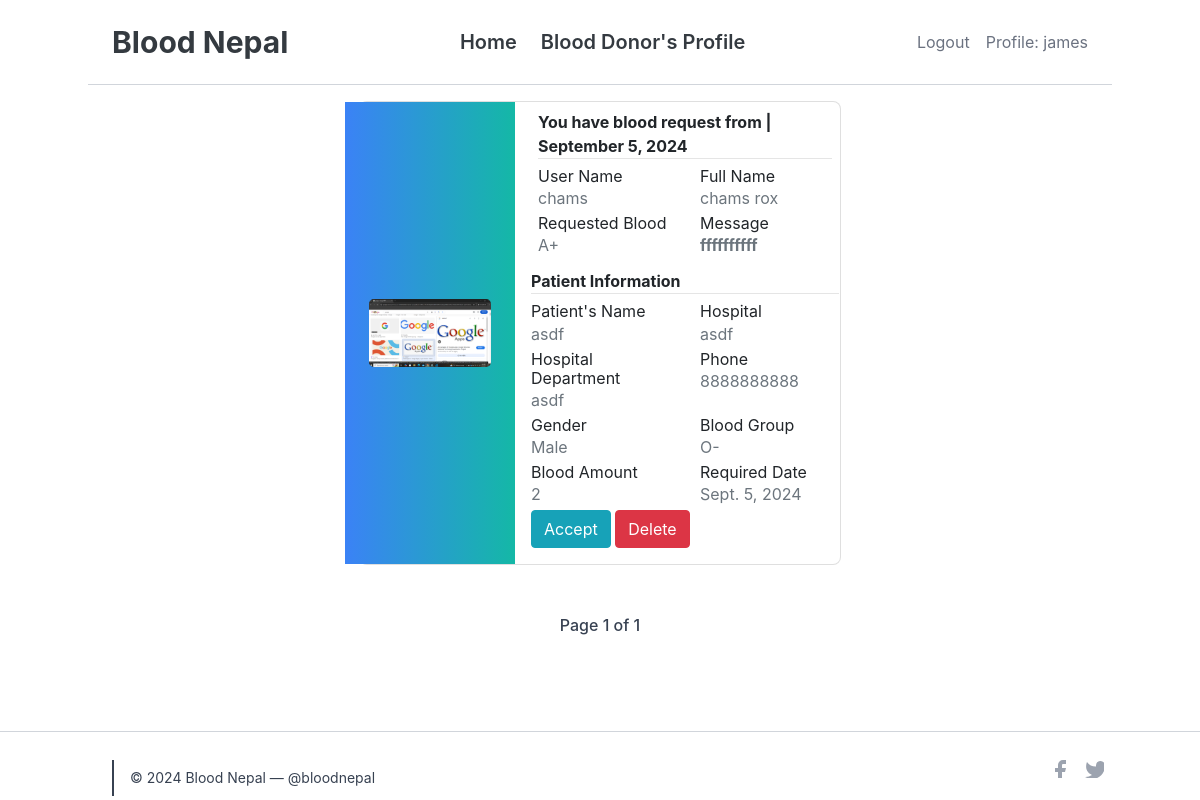
The page /request-received (signed in) on the database its author committed.
### profile_/models.py (models this page shows, shortened)
class Patient(models.Model):
    user = models.ForeignKey(User, on_delete = models.CASCADE,null= True)
    blood_request_sent_by = models.ForeignKey(SignUp,related_name='sent_by',verbose_name = "sender" , on_delete=models.PROTECT, null=True, blank=True)
    blood_request_sent_to = models.ForeignKey(SignUp,related_name='sent_to',verbose_name= "receiver",  on_delete=models.PROTECT, null=True, blank=False)
    message = models.TextField(max_length = 50, null=True)
    patients_name = models.CharField(max_length = 20)
    hospital = models.CharField(max_length = 20, null=True)
    patients_department = models.CharField(max_length = 120)
    patients_gender = models.CharField(max_length=6, choices= GenderChoices, null=True, default='Male')
    patients_phone = models.CharField(max_length=10, null=True,blank=True)
    patients_blood_group = models.CharField(choices=Blood_Group_Choices,max_length=3,null= True)
    blood_pint = models.IntegerField(null=True)
    required_date = models.DateField(null=True)
    created_at = models.DateTimeField(auto_now_add=True, null= True)
    requisition_form = models.ImageField(upload_to = 'patientsForm/')

class SignUp(models.Model):
    user = models.OneToOneField(User, on_delete = models.CASCADE , unique=True)
    full_name = models.CharField(max_length = 120, null=False, blank=False )
    email = models.EmailField(unique=True, null=False, blank=False)
    phone = models.CharField(max_length=10,null=True)
    gender = models.CharField(max_length=6, choices= GenderChoices , default='Male')
    profile_photo = models.ImageField(upload_to = 'images/')
    location = models.CharField(max_length=40)
    blood_group = models.CharField(choices=Blood_Group_Choices,max_length=3)
    weight = models.IntegerField( null=True, blank=False)
    ready_to_donate = models.CharField(choices=R_CHOICES ,null=True, max_length=4)
    last_donation = models.DateField(null=True)
    class Meta:
        unique_together = ('email','phone')

### profile_/views.py (the view)
# urls.py: path("request-received", Received.as_view(), name="request-received"),
class Received(Sent):
    template_name = "profile/received.html"
    def get_queryset(self):
        user = self.request.user
        try:
            sign_up = SignUp.objects.get(user=user)
            return Patient.objects.filter(blood_request_sent_to=sign_up)
        except SignUp.DoesNotExist:
            messages.success(self.request, 'You have not received any blood request yet.')
    def get_context_data(self, **kwargs):
        context = super().get_context_data(**kwargs)
        context['username'] = self.request.user.username
        context['current_date'] = timezone.now().date()
        return context

### profile_/views.py (called while the page is built)
    def get_context_data(self):
        context = super().get_context_data()
        context['username'] = self.request.user.username
        context['current_date'] = timezone.now().date()
        return context

### profile_/templates/profile/received.html (shortened to what this page needs)
{% extends "profile/base.html" %}
{% block hero %}
    {% for patient in patients %}
    <section class="vh-40 bg-white">
        <div class="container py-3 h-15">
            <div class="row d-flex justify-content-center align-items-center h-100">
                <div class="col col-lg-6 mb-2 mb-lg-0">
                    <div class="card mb-2" style="border-radius: .5rem;">
                        <div class="row g-0">
                            <div class="w-1/3 bg-gradient-to-r from-blue-500 to-teal-500 flex items-center justify-center p-4">
                                <a href="{{ patient.requisition_form.url }}">
                                    <img src="{{ patient.requisition_form.url }}" alt="Profile Photo" class="w-72 h-auto rounded-lg" title="Requisition Form">
                                </a>
                            </div>
                            <div class="col-md-8">
                                <div class="card-body p-2">
                                    <strong>You have blood request from | {{ patient.created_at|date:"F j, Y" }}</strong>
                                    <hr class="mt-0 mb-1">
                                    <div class="row pt-1">
                                        <div class="col-6 mb-1">
                                            <h6>User Name</h6>
                                            <p class="text-muted">{{ patient.blood_request_sent_by.user }}</p>
                                        </div>
                                        <div class="col-6 mb-1">
                                            <h6>Full Name</h6>
                                            <p class="text-muted">{{ patient.blood_request_sent_by.full_name }}</p>
                                        </div>
                                        <div class="col-6 mb-1">
                                            <h6>Requested Blood</h6>
                                            <p class="text-muted">{{ patient.blood_request_sent_by.blood_group }}</p>
                                        </div>
                                        <div class="col-6 mb-1">
                                            <h6>Message</h6>
                                            <p class="text-muted"><strong>{{ patient.message }}</strong></p>
                                        </div>
                                        <div class="card-body p-2">
                                            <strong>Patient Information</strong>
                                            <hr class="mt-0 mb-1">
                                            <div class="row pt-1">
                                                <div class="col-6 mb-1">
                                                    <h6>Patient's Name</h6>
                                                    <p class="text-muted">{{ patient.patients_name }}</p>
                                                </div>
                                                <div class="col-6 mb-1">
                                                    <h6>Hospital</h6>
                                                    <p class="text-muted">{{ patient.hospital }}</p>
                                                </div>
                                                <div class="col-6 mb-1">
                                                    <h6>Hospital Department</h6>
                                                    <p class="text-muted">{{ patient.patients_department }}</p>
                                                </div>
                                                <div class="col-6 mb-1">
                                                    <h6>Phone</h6>
                                                    <p class="text-muted">{{ patient.patients_phone }}</p>
                                                </div>
                                                <div class="col-6 mb-1">
                                                    <h6>Gender</h6>
                                                    <p class="text-muted">{{ patient.patients_gender }}</p>
                                                </div>
                                                <div class="col-6 mb-1">
                                                    <h6>Blood Group</h6>
                                                    <p class="text-muted">{{ patient.patients_blood_group }}</p>
                                                </div>
                                                <div class="col-6 mb-1">
                                                    <h6>Blood Amount</h6>
                                                    <p class="text-muted">{{ patient.blood_pint }}</p>
                                                </div>
                                                <div class="col-6 mb-1">
                                                    <h6>Required Date</h6>
                                                    <p class="text-muted">{{ patient.required_date }}</p>
                                                </div>
                                            </div>
                                            <a href="msg">
                                                <button class="btn btn-info">Accept</button>
                                            </a>
                                            <a href="{% url 'delete-blood-request' patient.id %}">
                                                <button class="btn btn-danger">Delete</button>
                                            </a>
                                        </div>
                                    </div>
                                </div>
                            </div>
                        </div>
                    </div>
                </div>
            </div>
        </div>
    </section>
    {% endfor %}
    {% include "profile/pagination.html" %}
{% endblock %}

### profile_/templates/profile/base.html (shortened to what this page needs)
{% load static %}
<!DOCTYPE html>
<html lang="en">
  <head>
    <script src="https://cdn.tailwindcss.com"></script>
    <link rel="stylesheet" href="https://cdn.jsdelivr.net/npm/bootstrap@4.3.1/dist/css/bootstrap.min.css" />
    <link rel="stylesheet" href="{% static 'blog/css/blog.css' %}" />
    <link rel="stylesheet" href="https://stackpath.bootstrapcdn.com/bootstrap/4.5.2/css/bootstrap.min.css" />
    <link rel="stylesheet" href="https://stackpath.bootstrapcdn.com/bootstrap/4.5.2/css/bootstrap.min.css" />
    <link rel="stylesheet" href="https://cdnjs.cloudflare.com/ajax/libs/font-awesome/6.5.2/css/all.min.css" />
  </head>
  <body class="flex flex-col min-h-screen">
    <header class="bg-white text-white body-font">
      <div class="container mx-auto flex flex-wrap p-4 items-center justify-between border-b border-gray-300 pb-2">
        <span class="text-3xl text-dark font-bold">Blood Nepal</span>
        <nav class="hidden md:flex space-x-6 ">
          <a href="{% url 'home' %}"><button class="text-xl text-dark font-semibold">Home</button></a>
          <a href="{% url 'donor' %}"><button class="text-xl text-dark font-semibold">Blood Donor's Profile</button></a>
        </nav>
        <div class="flex items-center space-x-4">
          {% if user.is_authenticated %}
            <a href="{% url 'logout' %}"><button class="hover:text-gray-800 text-md text-gray-500 ">Logout</button></a>
            <a href="{% url 'profile' %}"><button class="hover:text-gray-800 text-md text-gray-500 ">Profile: {{ username }}</button></a>
          {% else %}
            {% block loginbar %}
              <a href="{% url 'home' %}"><button class="bg-gray-600 hover:bg-gray-700 text-white font-bold py-2 px-4 rounded">Login</button></a>
            {% endblock %}
          {% endif %}
        </div>
      </div>
    </header>
    {% block hero %}
    {% endblock %}
    {% block footer %}
      <footer class="bg-white text-gray-300 mt-auto border-t border-gray-300">
        <div class="container px-2 py-1 mx-auto flex items-center sm:flex-row flex-col">
          <p class="text-sm text-gray-700 sm:ml-4 sm:pl-4 sm:border-l-2 sm:border-gray-700 sm:py-2 sm:mt-0 mt-4">© 2024 Blood Nepal — @bloodnepal</p>
          <span class="inline-flex sm:ml-auto sm:mt-0 mt-1 justify-center sm:justify-start">
            <a class="text-gray-400 hover:text-blue-500" href="/">
              <svg fill="currentColor" stroke-linecap="round" stroke-linejoin="round" stroke-width="2" class="w-5 h-5">
                <path d="M18 2h-3a5 5 0 00-5 5v3H7v4h3v8h4v-8h3l1-4h-4V7a1 1 0 011-1h3z"></path>
              </svg>
            </a>
            <a class="ml-3 text-gray-400 hover:text-blue-500" href="/">
              <svg fill="currentColor" stroke-linecap="round" stroke-linejoin="round" stroke-width="2" class="w-5 h-5">
                <path d="M23 3a10.9 10.9 0 01-3.14 1.53 4.48 4.48 0 00-7.86 3v1A10.66 10.66 0 013 4s-4 9 5 13a11.64 11.64 0 01-7 2c9 5 20 0 20-11.5a4.5 4.5 0 00-.08-.83A7.72 7.72 0 0023 3z"></path>
              </svg>
            </a>
          </span>
        </div>
      </footer>
    {% endblock %}
  </body>
</html>

### rows shown on the page
Patient: requisition_form (picture), created_at "September 5, 2024", blood_request_sent_by.user "chams", blood_request_sent_by.full_name "chams rox", blood_request_sent_by.blood_group "A+", message "ffffffffff", patients_name "asdf", hospital "asdf", patients_department "asdf", patients_phone "8888888888", patients_gender "Male", patients_blood_group "O-", blood_pint "2", required_date "Sept. 5, 2024"

### other values the page prints
{{ username }} "james"
{{ page_obj.number }} "1"
{{ page_obj.paginator.num_pages }} "1"
